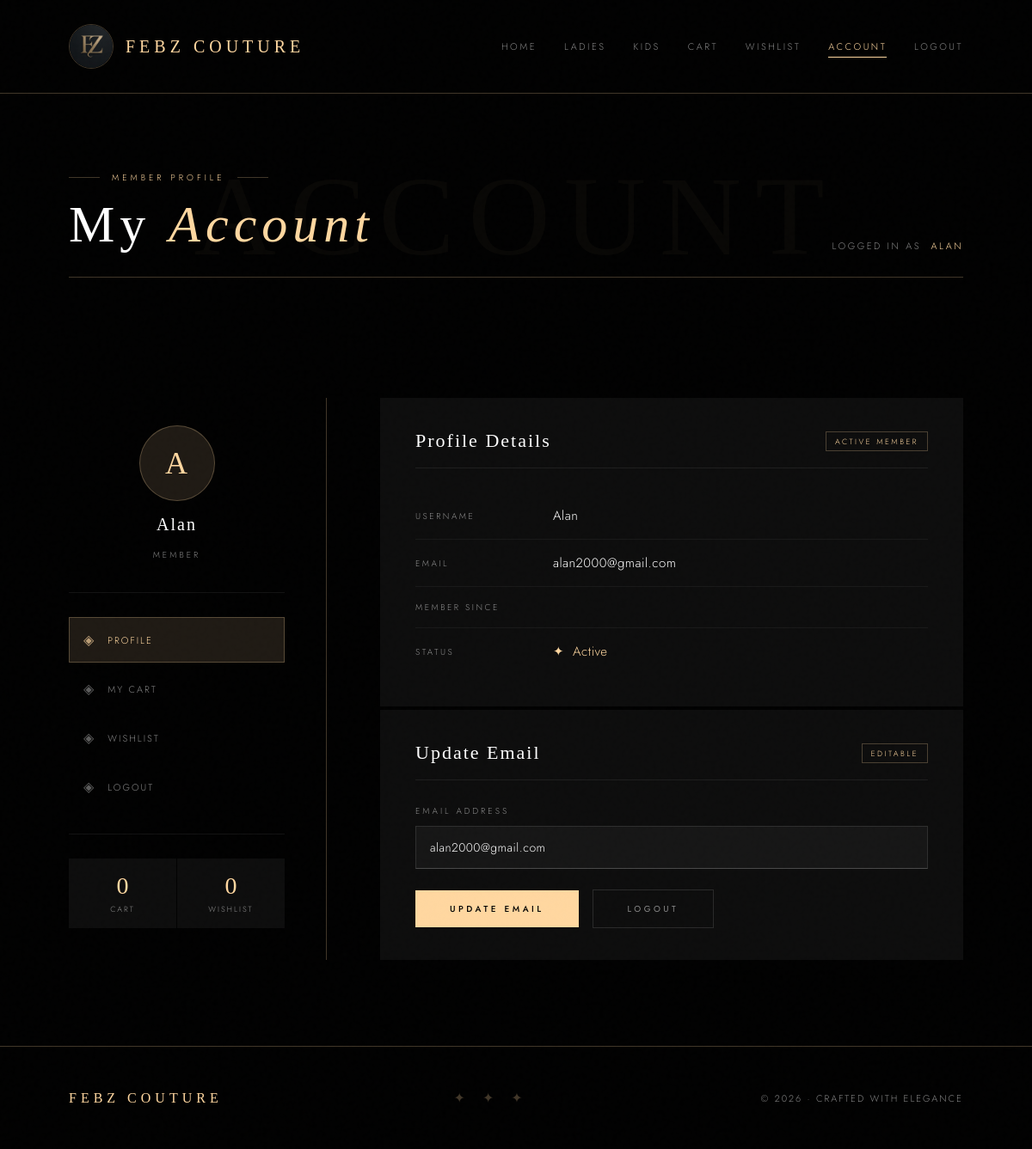
Page /account (signed in) on the committed database.
### app/models.py (models this page shows)
class Register(models.Model):
    username=models.CharField(max_length=100)
    email=models.EmailField()
    password=models.CharField(12)

### app/views.py (the view)
# urls.py: path('account', views.accountfn),
def accountfn(re):
    if 'user' in re.session:
        username = re.session['user']
        user = Register.objects.get(username=username)
        return render(re, "account.html", {'user': user})
    else:
        return redirect(loginfn)

### template/account.html (shortened to what this page needs)
{% load static %}
<!DOCTYPE html>
<html lang="en">
<head>
</head>
<body>
<nav class="navbar">
  <div class="logo-area">
    <img src="{% static 'images/Febzlogo.jpeg' %}" alt="Febz Logo" class="logo-img">
    <span class="logo-text">FEBZ COUTURE</span>
  </div>
  <div class="nav-links">
    <a href="{% url 'home' %}">Home</a>
    <a href="{% url 'women' %}">Ladies</a>
    <a href="{% url 'kids' %}">Kids</a>
    <a href="{% url 'cart' %}">Cart</a>
    <a href="{% url 'wishlist' %}">Wishlist</a>
    <a href="{% url 'account' %}" class="active">Account</a>
    <a href="{% url 'logout' %}">Logout</a>
  </div>
</nav>
<header class="page-header">
  <div class="header-inner">
    <div class="header-left">
      <div class="header-eyebrow">
        <span class="eyebrow-line"></span>
        <span>Member Profile</span>
        <span class="eyebrow-line"></span>
      </div>
      <h1 class="page-title">My <em>Account</em></h1>
    </div>
    <p class="logged-in-as">Logged in as &nbsp;<span>{{ user.username }}</span></p>
  </div>
</header>
<div class="account-body">
  <aside class="sidebar">
    <div class="avatar-wrap">
      <div class="avatar">{{ user.username|first|upper }}</div>
      <span class="avatar-name">{{ user.username }}</span>
      <span class="avatar-role">Member</span>
    </div>
    <nav class="sidebar-nav">
      <a href="{% url 'account' %}" class="sidebar-item active">
        <span class="item-icon">◈</span> Profile
      </a>
      <a href="{% url 'cart' %}" class="sidebar-item">
        <span class="item-icon">◈</span> My Cart
      </a>
      <a href="{% url 'wishlist' %}" class="sidebar-item">
        <span class="item-icon">◈</span> Wishlist
      </a>
      <a href="{% url 'logout' %}" class="sidebar-item">
        <span class="item-icon">◈</span> Logout
      </a>
    </nav>
    <div class="quick-stats">
      <div class="stat-box">
        <span class="stat-number">{{ cart_count|default:"0" }}</span>
        <span class="stat-label">Cart</span>
      </div>
      <div class="stat-box">
        <span class="stat-number">{{ wish_count|default:"0" }}</span>
        <span class="stat-label">Wishlist</span>
      </div>
    </div>
  </aside>
  <div class="main-content">
    <div class="info-card">
      <div class="card-header">
        <h2 class="card-title">Profile Details</h2>
        <span class="card-badge">Active Member</span>
      </div>
      <div class="field-row">
        <span class="field-label">Username</span>
        <span class="field-value">{{ user.username }}</span>
      </div>
      <div class="field-row">
        <span class="field-label">Email</span>
        <span class="field-value">{{ user.email }}</span>
      </div>
      <div class="field-row">
        <span class="field-label">Member Since</span>
      </div>
      <div class="field-row">
        <span class="field-label">Status</span>
        <span class="field-value" style="color:var(--gold);">✦ &nbsp;Active</span>
      </div>
    </div>
    <div class="edit-card">
      <div class="card-header">
        <h2 class="card-title">Update Email</h2>
        <span class="card-badge">Editable</span>
      </div>
      <form method="POST" action="{% url 'update_email' %}" onsubmit="showToast()">
        <div class="form-group">
          <label for="email">Email Address</label>
          <input type="email" id="email" name="email" value="{{ user.email }}" required>
        </div>
        <div class="form-actions">
          <button type="submit" class="btn-update"><span>Update Email</span></button>
          <a href="{% url 'logout' %}" class="btn-logout">Logout</a>
        </div>
      </form>
    </div>
  </div>
</div>
<footer class="footer">
  <span class="footer-logo">FEBZ COUTURE</span>
  <span class="footer-ornament">✦ ✦ ✦</span>
  <span class="footer-copy">© 2026 · Crafted with Elegance</span>
</footer>
</body>
</html>

### rows in the picture
Register: username "ALAN", username|first "A", username "Alan", email "alan2000@gmail.com"

### other values in the picture
{{ cart_count|default:"0" }} "0"
{{ wish_count|default:"0" }} "0"
